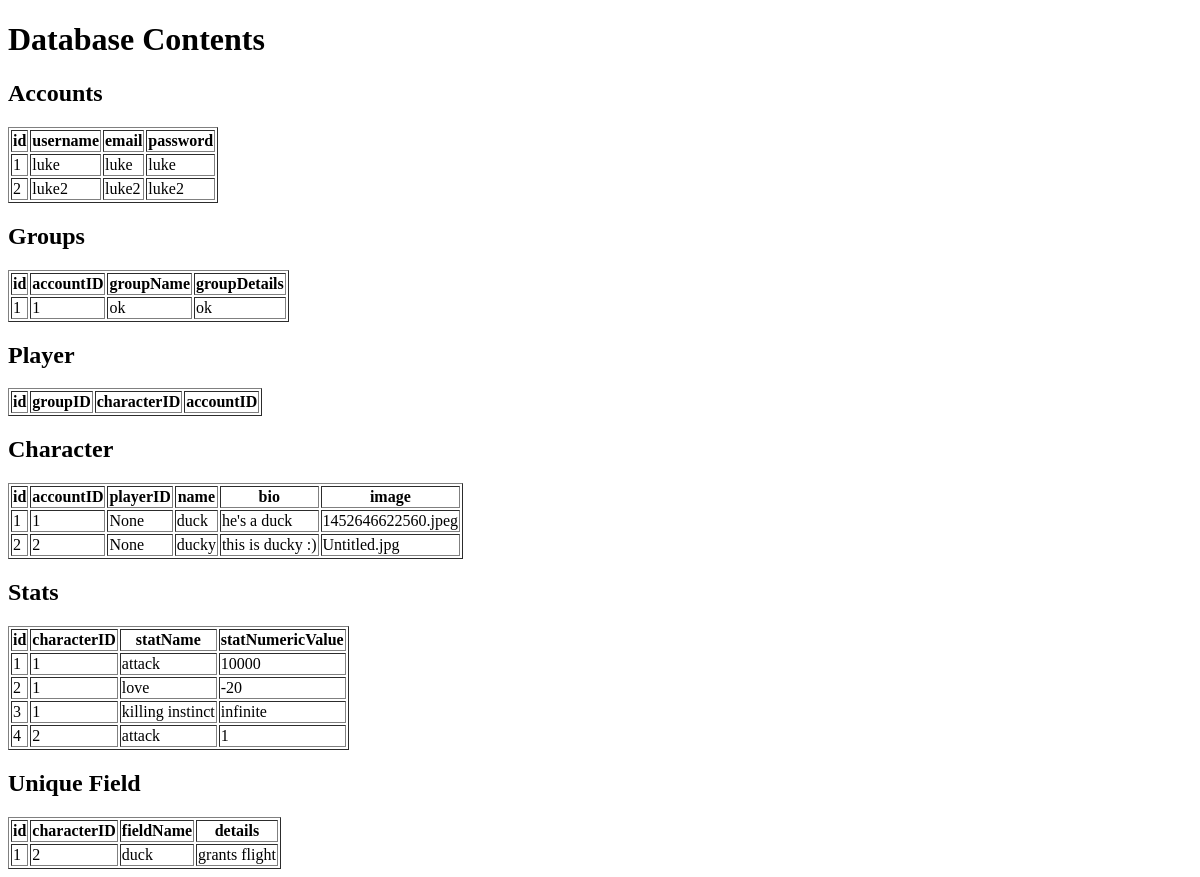
The page /database on the database as committed earlier.
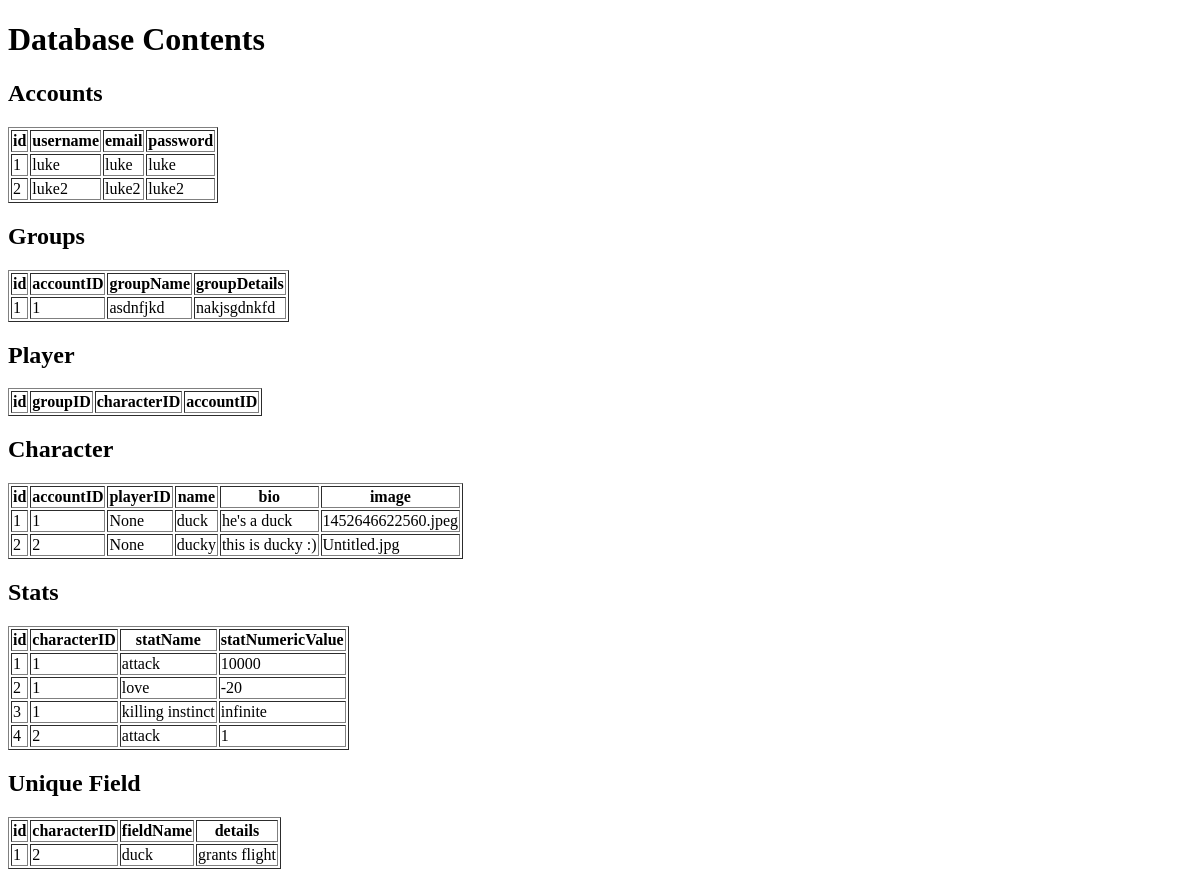
The same page on the database as committed later.
### app.py (models this page shows)
class Group(db.Model):
    id = db.Column(db.Integer, primary_key=True)
    accountID = db.Column(db.Integer, db.ForeignKey('account.id'), nullable=False)
    groupName = db.Column(db.String(80), unique=True, nullable=False)
    groupDetails = db.Column(db.String(500), nullable=True) # noteContent

### app.py (the view)
@app.route('/database')
def database():
    accounts = Account.query.all()
    groups = Group.query.all()
    players = Player.query.all()
    characters = Character.query.all()
    statistics = Stats.query.all()
    uniqueFields = UniqueField.query.all()
    return render_template('database.html', accounts=accounts, groups=groups, players=players, characters=characters, statistics=statistics, uniqueFields=uniqueFields)

### templates/database.html (shortened to what this page needs)
<!DOCTYPE html>
<html lang="en">
<head>
</head>
<body>
    <h1>Database Contents</h1>
    <h2>Accounts</h2>
    <table border="1">
        <thead>
            <tr>
                <th>id</th>
                <th>username</th>
                <th>email</th>
                <th>password</th>
            </tr>
        </thead>
        <tbody>
            {% for account in accounts %}
            <tr>
                <td>{{ account.id }}</td>
                <td>{{ account.username }}</td>
                <td>{{ account.email }}</td>
                <td>{{ account.password }}</td>
            </tr>
            {% endfor %}
        </tbody>
    </table>
    <h2>Groups</h2>
    <table border="1">
        <thead>
            <tr>
                <th>id</th>
                <th>accountID</th>
                <th>groupName</th>
                <th>groupDetails</th>
            </tr>
        </thead>
        <tbody>
            {% for group in groups %}
            <tr>
                <td>{{ group.id }}</td>
                <td>{{ group.accountID }} </td>
                <td>{{ group.groupName }}</td>
                <td>{{ group.groupDetails }}</td>
            </tr>
            {% endfor %}
        </tbody>
    </table>
    <h2>Player</h2>
    <table border="1">
        <thead>
            <tr>
                <th>id</th>
                <th>groupID</th>
                <th>characterID</th>
                <th>accountID</th>
            </tr>
        </thead>
    </table>
    <h2>Character</h2>
    <table border="1">
        <thead>
            <tr>
                <th>id</th>
                <th>accountID</th>
                <th>playerID</th>
                <th>name</th>
                <th>bio</th>
                <th>image</th>
            </tr>
        </thead>
        <tbody>
            {% for character in characters %}
            <tr>
                <td>{{ character.id }}</td>
                <td>{{ character.accountID }}</td>
                <td>{{ character.playerID }}</td>
                <td>{{ character.name }}</td>
                <td>{{ character.bio }}</td>
                <td>{{ character.image }}</td>
            </tr>
            {% endfor %}
        </tbody>
    </table>
    <h2>Stats</h2>
    <table border="1">
        <thead>
            <tr>
                <th>id</th>
                <th>characterID</th>
                <th>statName</th>
                <th>statNumericValue</th>
            </tr>
        </thead>
        <tbody>
            {% for stat in statistics %}
            <tr>
                <td>{{ stat.id }}</td>
                <td>{{ stat.characterID }}</td>
                <td>{{ stat.statName }}</td>
                <td>{{ stat.statNumericValue }}</td>
            </tr>
            {% endfor %}
        </tbody>
    </table>
    <h2>Unique Field</h2>
    <table border="1">
        <thead>
            <tr>
                <th>id</th>
                <th>characterID</th>
                <th>fieldName</th>
                <th>details</th>
            </tr>
        </thead>
        <tbody>
            {% for uniqueField in uniqueFields %}
            <tr>
                <td>{{ uniqueField.id }}</td>
                <td>{{ uniqueField.characterID }}</td>
                <td>{{ uniqueField.fieldName }}</td>
                <td>{{ uniqueField.details }}</td>
            </tr>
            {% endfor %}
        </tbody>
    </table>
</body>
</html>

Rows that differ between the two databases and show on the page:
changed Group id 1: groupName "ok" → "asdnfjkd"; groupDetails "ok" → "nakjsgdnkfd"
